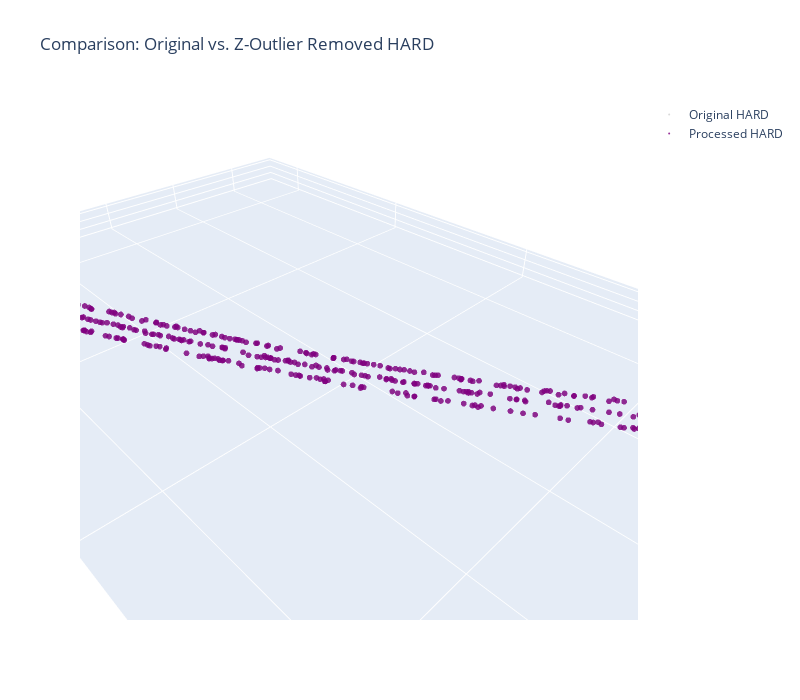
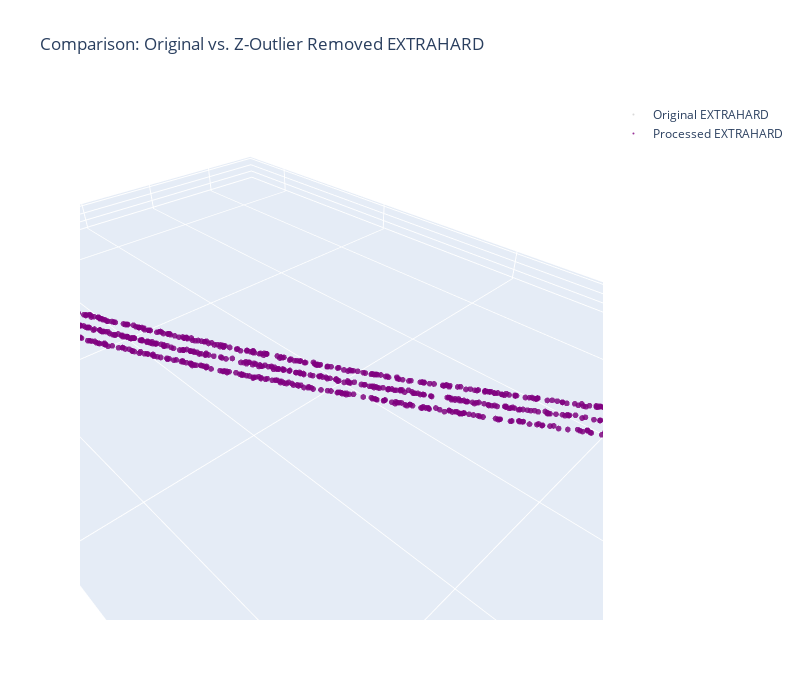

Notebook cell for these charts, in order:
### Code cell
for name in ['hard', 'extrahard']:
    if name in processed_lidar_dataframes and not processed_lidar_dataframes[name].empty:
        df_original = lidar_dataframes[name]
        df_processed = processed_lidar_dataframes[name]

        fig = go.Figure()
        # Original points (lighter color)
        fig.add_trace(go.Scatter3d(
            x=df_original['x'], y=df_original['y'], z=df_original['z'],
            mode='markers',
            marker=dict(size=1.5, opacity=0.3, color='grey'),
            name=f'Original {name.upper()}'
        ))
        # Processed points (main color)
        fig.add_trace(go.Scatter3d(
            x=df_processed['x'], y=df_processed['y'], z=df_processed['z'],
            mode='markers',
            marker=dict(size=2, opacity=0.8, color='purple'),
            name=f'Processed {name.upper()}'
        ))

        fig.update_layout(
            title=f'Comparison: Original vs. Z-Outlier Removed {name.upper()}',
            scene=dict(
                xaxis_title='X', yaxis_title='Y', zaxis_title='Z',
                aspectmode='data'
            ),
            height=700, width=800
        )
        fig.show()
    else:
        print(f"  Cannot compare for {name.upper()}: Data not available.")

### Figure 1 — Plotly figure (JSON) as saved in the notebook; plotly's stock layout.template omitted (floating-point values rounded to 4 significant figures; data arrays with more than 128 entries replaced by an {"elided": "..."} marker saying what was removed)
{"data": [{"marker": {"color": "grey", "opacity": 0.3, "size": 1.5}, "mode": "markers", "name": "Original HARD", "type": "scatter3d", "x": {"elided": "601 float values"}, "y": {"elided": "601 float values"}, "z": {"elided": "601 float values"}}, {"marker": {"color": "purple", "opacity": 0.8, "size": 2}, "mode": "markers", "name": "Processed HARD", "type": "scatter3d", "x": {"elided": "601 float values"}, "y": {"elided": "601 float values"}, "z": {"elided": "601 float values"}}], "layout": {"height": 700, "scene": {"aspectmode": "data", "xaxis": {"title": {"text": "X"}}, "yaxis": {"title": {"text": "Y"}}, "zaxis": {"title": {"text": "Z"}}}, "title": {"text": "Comparison: Original vs. Z-Outlier Removed HARD"}, "width": 800}}

### Figure 2 — Plotly figure (JSON) as saved in the notebook; plotly's stock layout.template omitted (floating-point values rounded to 4 significant figures; data arrays with more than 128 entries replaced by an {"elided": "..."} marker saying what was removed)
{"data": [{"marker": {"color": "grey", "opacity": 0.3, "size": 1.5}, "mode": "markers", "name": "Original EXTRAHARD", "type": "scatter3d", "x": {"elided": "1201 float values"}, "y": {"elided": "1201 float values"}, "z": {"elided": "1201 float values"}}, {"marker": {"color": "purple", "opacity": 0.8, "size": 2}, "mode": "markers", "name": "Processed EXTRAHARD", "type": "scatter3d", "x": {"elided": "1201 float values"}, "y": {"elided": "1201 float values"}, "z": {"elided": "1201 float values"}}], "layout": {"height": 700, "scene": {"aspectmode": "data", "xaxis": {"title": {"text": "X"}}, "yaxis": {"title": {"text": "Y"}}, "zaxis": {"title": {"text": "Z"}}}, "title": {"text": "Comparison: Original vs. Z-Outlier Removed EXTRAHARD"}, "width": 800}}
